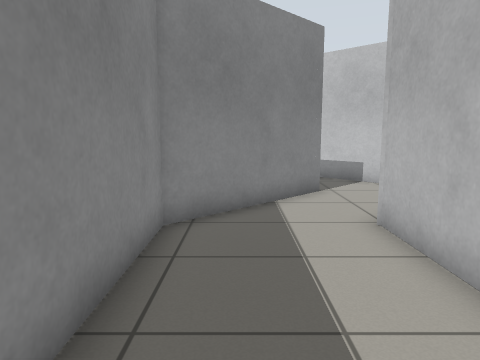
View 1 (above)

20 first-person views from a walk through a world built for the Gazebo simulator. The camera is 0.94 m above the floor, tilts 8° down and sees 70° across. The floor is counted in squares, 0.5 m on a side. Each view is taken from the middle of a square. On the plan, view 1 faces up. The plan holds only what a view shows up to about 17 squares ahead; the rest is blank.

View 2
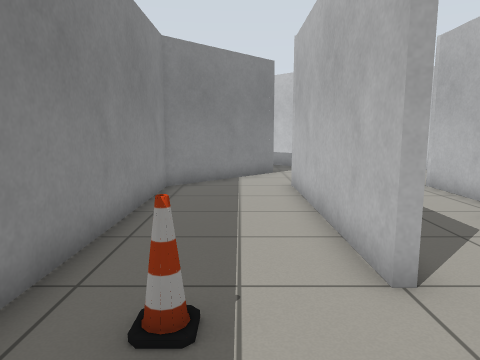

View 3
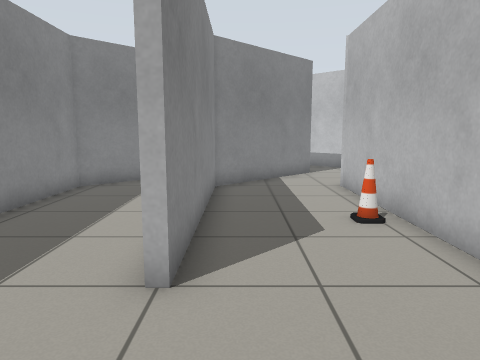

View 4
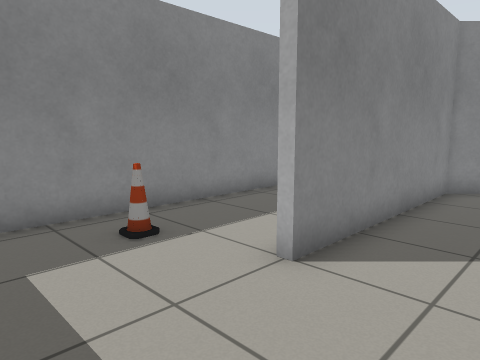

View 5
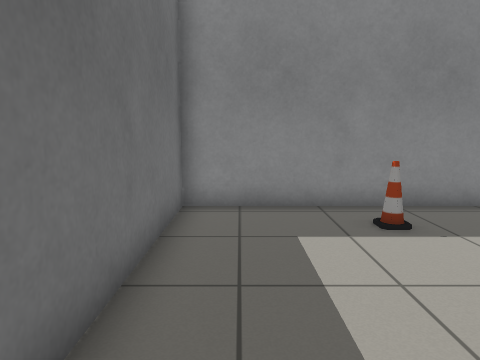

View 6
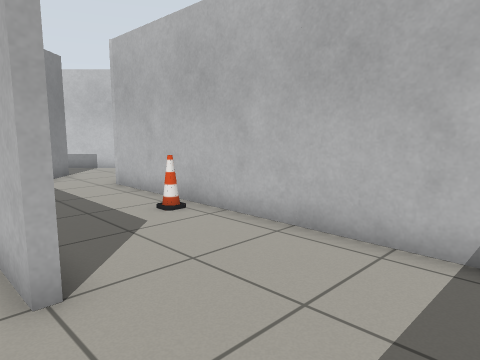

View 7
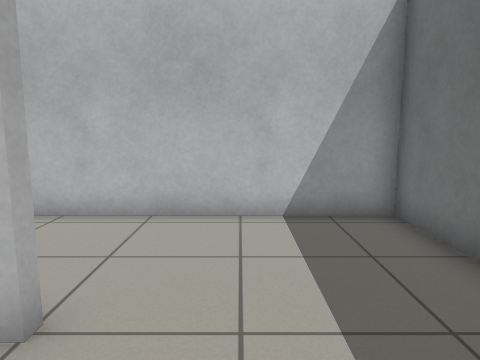

View 8
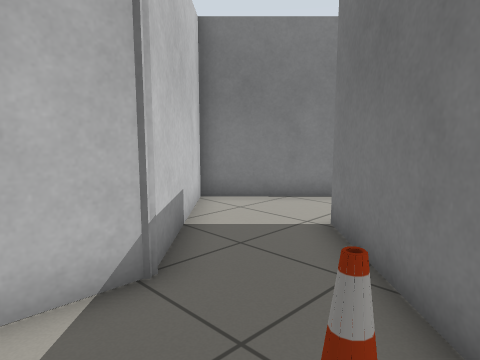

View 9
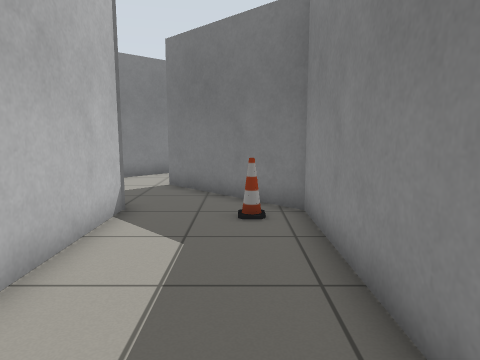

View 10
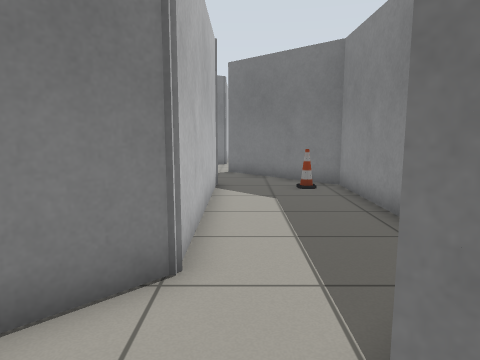

View 11
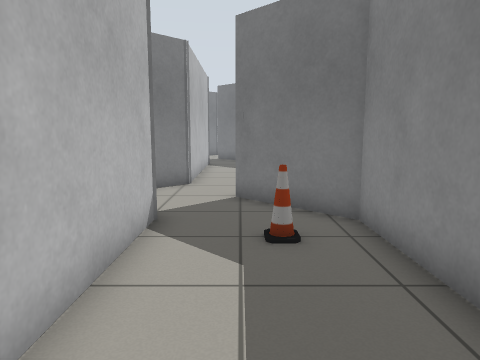

View 12
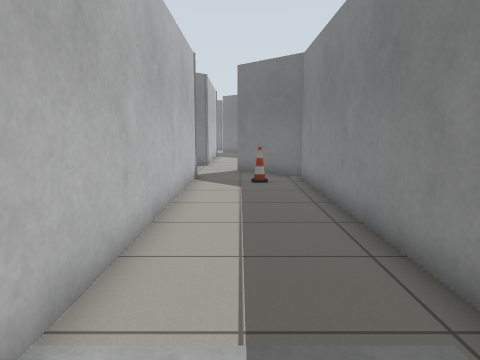

View 13
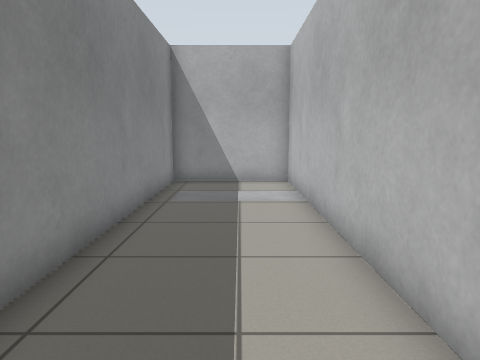

View 14
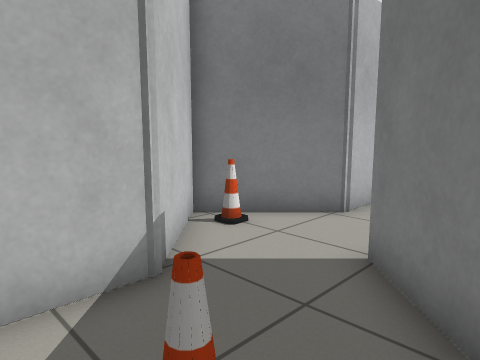

View 15
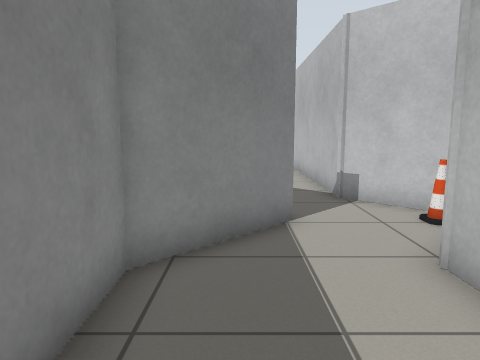

View 16
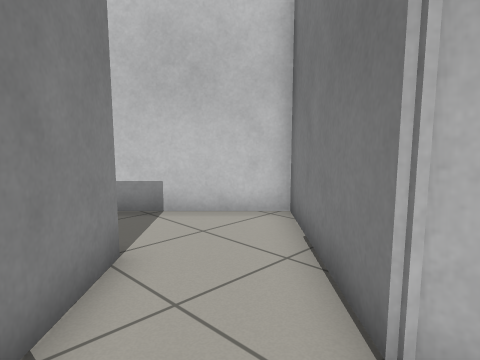

View 17
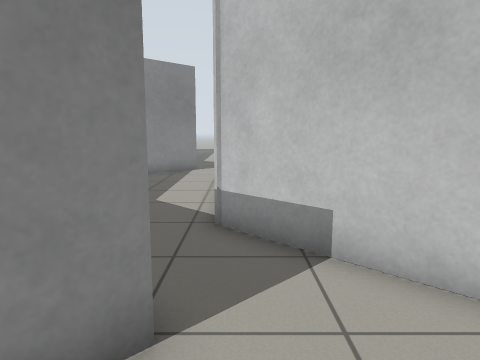

View 18
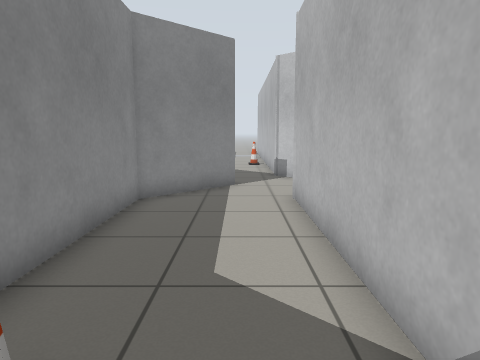

View 19
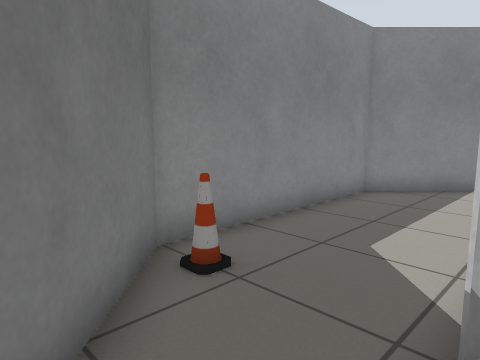

View 20
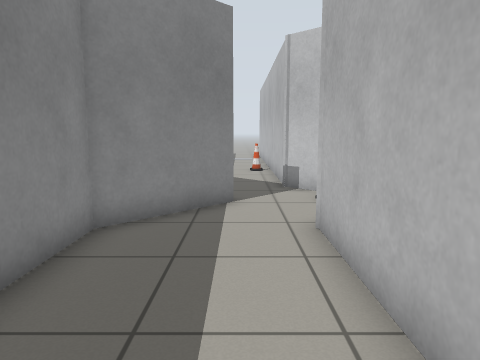

### Floor plan
Points are (right, up) in squares from view 1. A wall is a line through its corners. A room is listed if a view was taken in it or the views show most of it. See-through windows are left out.
Room 1 (views 1, 2, 6, 7)
walls: (2.8, -1.1) (2.8, 6.8); (3.2, 7.2) (6.8, 10.8) (2.8, 14.8); (0.8, 12.5) (2.5, 10.8) (-1.6, 6.7) (-1.6, -6.5) (2.6, -6.5)
ways out: opening at (3, -3.5) to room 2; opening at (2, 14) to room 3
objects: cone (0, -2)
Room 2 (views 3, 4, 5, 16)
walls: (2.6, -6.5) (7.5, -6.5) (7.5, 6.8); (4.9, 8.5) (3.2, 6.7) (3.2, -1.1) (2.8, -1.1)
ways out: opening at (3, -3.5) to room 1; opening at (6.5, 7.5) to room 5
objects: cone (7, 2)
Room 3 (views 8, 9, 15)
walls: (2.8, 14.8) (2.8, 22.6); (0.1, 24.2) (-1.6, 22.5) (-1.6, 14.9) (0.8, 12.5)
ways out: opening at (2, 14) to room 1; opening at (1.5, 23.5) to room 4
objects: cone (0, 15) to (0, 16)
Room 4 (views 10, 11, 12, 13, 14)
walls: (2.8, 22.6) (5.4, 25.2) (2.8, 27.7) (2.8, 43) (-1.6, 43) (-1.6, 27.8) (1.1, 25.2) (0.1, 24.2)
ways out: opening at (1.5, 23.5) to room 3
objects: cone (0, 29); cone (4, 25)
Room 5 (views 17, 18, 19, 20)
walls: (7.3, 10.9) (4.9, 8.5); (4.9, 24.2) (3.2, 22.5) (3.2, 14.9) (5.8, 12.2); (7.5, 6.8) (11.5, 10.8) (7.5, 14.8) (7.5, 22.5)
ways out: opening at (6.5, 7.5) to room 2; opening at (6.5, 22.5)
objects: cone (4, 15)

Where each view was taken, in squares from view 1:
view 1: 0 up, 0 right, facing up
view 2: 5 down, 1 right, facing up
view 3: 5 down, 4 right, facing up
view 4: 5 down, 6 right, facing up-left
view 5: 5 down, 7 right, facing left
view 6: 5 down, 2 right, facing up-right
view 7: 3 down, 0 right, facing right
view 8: 17 up, 1 left, facing down-right
view 9: 23 up, 0 right, facing down
view 10: 27 up, 2 right, facing down
view 11: 35 up, 1 right, facing down
view 12: 42 up, 1 right, facing down
view 13: 30 up, 1 right, facing up
view 14: 30 up, 1 left, facing down-right
view 15: 18 up, 0 right, facing up
view 16: 6 up, 5 right, facing up-right
view 17: 8 up, 8 right, facing up
view 18: 13 up, 6 right, facing up
view 19: 12 up, 8 right, facing up-left
view 20: 16 up, 6 right, facing up
